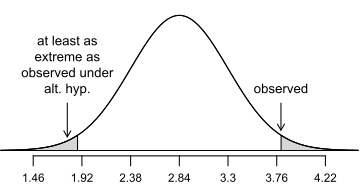

Write the R code that produced this figure.

#===> plot <===#
par(las=1, mar=c(1.5,0,0.5,0), mgp=c(3,0.5,0))
X <- seq(-4,4,0.01)
Y <- dnorm(X)
plot(X, Y, type='l', axes=F, xlim=c(-3.4,3.4))
axis(1, at=-3:3, label=round(2.84 + 0.46*(-3:3),2), cex.axis=0.7)
these <- which(X >= (3.8-2.84)/0.46)
polygon(c(X[these[1]], X[these],X[rev(these)[1]]), c(0,Y[these],0), col='#CCCCCC')
these <- which(X <= (1.88-2.84)/0.46)
polygon(c(X[these[1]], X[these],X[rev(these)[1]]), c(0,Y[these],0), col='#CCCCCC')

arrows((3.8-2.84)/0.46, 0.14, (3.8-2.84)/0.46, 0.06, length=0.07)
text((3.8-2.84)/0.46, 0.14, 'observed', cex=0.8, pos=3)

arrows(-2.3, 0.14, -2.3, 0.04, length=0.07)
text(-2.3, 0.14, 'at least as\nextreme as\nobserved under\nalt. hyp.', cex=0.8, pos=3)

lines(X, Y)
abline(h=0)
